Frame 1 (no input): blank canvas, image omitted
Frame 60 (the mouse pressed at the canvas centre just before this capture): blank canvas, image omitted
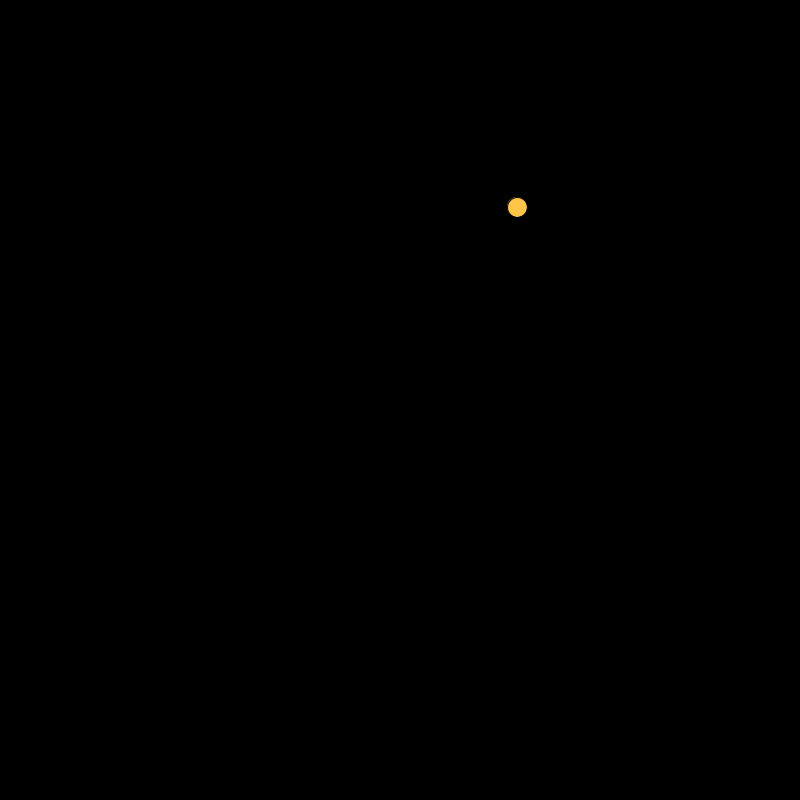
Frame 120 (the mouse held since frame 60 and released just before this capture)

The Processing sketch whose frames 1 and 60 were blank and that drew this single picture after the mouse press (run headless with seeded random() and noise(); from frame 60 on, the mouse is pressed at the canvas centre):

// Processing sketch: slippery_dot
// ── slippery_dot.pde
/**
 * @fileoverview Goal: Make a slippery dot!
 */
 
 // 1. Create three integer variables to represent the x, y, and the size of the ellipse
       int xDot = 400;
       int yDot = 400;
       final int DOT_DIAMETER = 20;
       
    void setup() {
      // 2. Set the size of your sketch
      size(800, 800);
    }
    
    void draw() {
      // 3. Set the background color of your sketch
      background(#000000);
      
      // 4. Draw an ellipse. Make sure it fits in the window.
      // Use the variables created at the top of the sketch, 
      // for the location and size of your ellipse
      fill(#FFC546);
      ellipse(xDot, yDot, DOT_DIAMETER, DOT_DIAMETER);
    
    }
    
    void mousePressed() {
      //5. Create an integer variable called distance
      int distance;
      
      //6. Set the value of the distance variable to the value returned by the getDistance method
      //   Pass the mouse's x and y (mouseX and mouseY) and the x and y of your ellipse to the method.
      distance = getDistance(mouseX, mouseY, xDot, yDot);
          
      //7.  Use an if statement to check if the distance variable is < the radius of the ellipse
      //    If it is, set a new x and y for the ellipse, using a random location on the window
      //    Hint: Use the Processing random() function
      if(distance < DOT_DIAMETER / 2) {
        xDot = (int) random(0, 800);
        yDot = (int) random(0, 800);
      }
       
      
    }
    
    int getDistance(int x1, int y1, int x2, int y2) {
      return (int)Math.sqrt(Math.pow((x1-x2),2) + Math.pow((y1-y2),2));
    }
